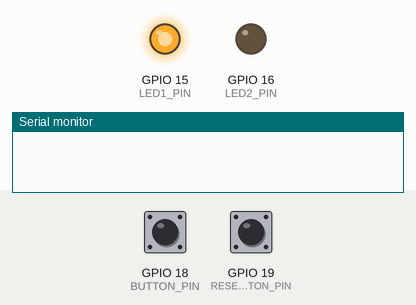
This program was run on a simulated ESP32-S3. Shown: output pins drawn as LEDs (lit = HIGH), the last lines printed to the serial monitor. Dashed ring = blinking. The inputs (shaded band) are chosen by the test bench; at power-on: GPIO 18 (BUTTON_PIN) HIGH, GPIO 19 (RESET_BUTTON_PIN) HIGH.

Above: at 1.2 s.
1.3 s: GPIO 18 (BUTTON_PIN) pulled LOW for 3.2 s
At 1.9 s:
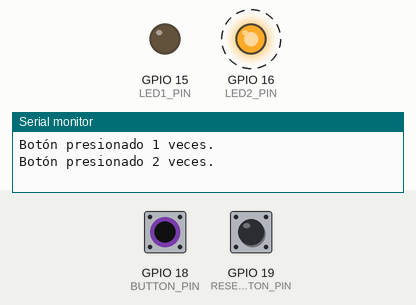
7.5 s: GPIO 19 (RESET_BUTTON_PIN) pulled LOW for 0.15 s
At 8.75 s:
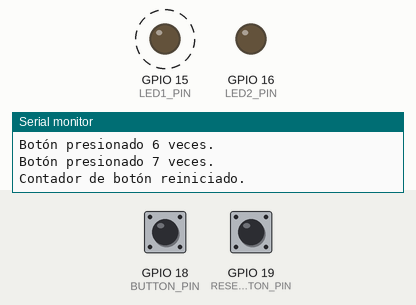
10.5 s: GPIO 18 (BUTTON_PIN) pulled LOW for 0.15 s
At 12.25 s:
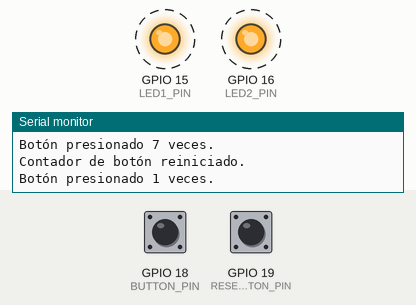
Timing chart, 0 to 19.6 s (numbered marks = the images above; inputs shaded):
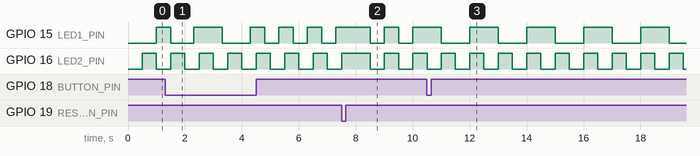

The program:

main.cpp
```cpp
#include <Arduino.h>

const uint8_t LED1_PIN = 15;
const uint8_t LED2_PIN = 16;
const uint8_t BUTTON_PIN = 18;
const uint8_t RESET_BUTTON_PIN = 19;

uint32_t led1Interval = 1000;
uint32_t led2Interval = 500;
uint32_t lastButtonPress = 0;
uint32_t buttonPressCount = 0;
void setup() {
  Serial.begin(115200);

  pinMode(LED1_PIN, OUTPUT);
  pinMode(LED2_PIN, OUTPUT);
  pinMode(BUTTON_PIN, INPUT_PULLUP);
  pinMode(RESET_BUTTON_PIN, INPUT_PULLUP);
}

void loop() {
  static unsigned long previousMillis1 = 0;
  static unsigned long previousMillis2 = 0;
  unsigned long currentMillis = millis();

  if (currentMillis - previousMillis1 >= led1Interval) {
    previousMillis1 = currentMillis;
    digitalWrite(LED1_PIN, !digitalRead(LED1_PIN));
  }

  if (currentMillis - previousMillis2 >= led2Interval) {
    previousMillis2 = currentMillis;
    digitalWrite(LED2_PIN, !digitalRead(LED2_PIN));
  }
  if (digitalRead(BUTTON_PIN) == LOW) {
    if (currentMillis - lastButtonPress >= 500) {
      if (led1Interval == 1000) {
        led1Interval = 500;
      } else {
        led1Interval = 1000;
      }
      lastButtonPress = currentMillis;
      buttonPressCount++;
      Serial.print("Botón presionado ");
      Serial.print(buttonPressCount);
      Serial.println(" veces.");
    }
  }
  if (digitalRead(RESET_BUTTON_PIN) == LOW) {
    buttonPressCount = 0;
    Serial.println("Contador de botón reiniciado.");
    delay(1000);
  }
}
```

Measured:
- after the input at 10.5 s, GPIO 15 (LED1_PIN): alternates HIGH for 1.0 s and LOW for 1.0 s, starting after 0.50 s
- by itself, GPIO 16 (LED2_PIN): alternates HIGH for 0.50 s and LOW for 0.50 s
